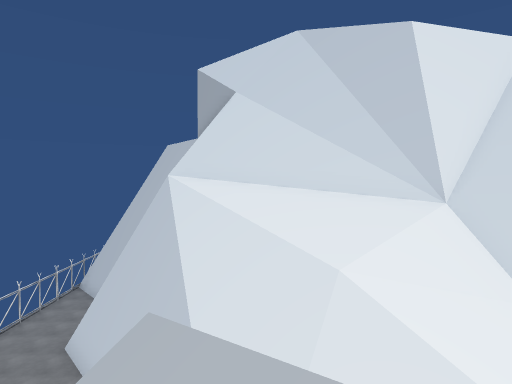
view 1 (above)

18 first-person views from a walk through a scene from a Unity 3-D project. The camera is 1.3 m above the floor, tilts 2° down and sees 75° across. The floor is counted in squares, 2 m on a side. Each view is taken from the middle of a square. On the plan, view 1 faces up. The plan holds only what a view shows up to about 10 squares ahead; the rest is blank. The place goes on beyond the plan.

view 2
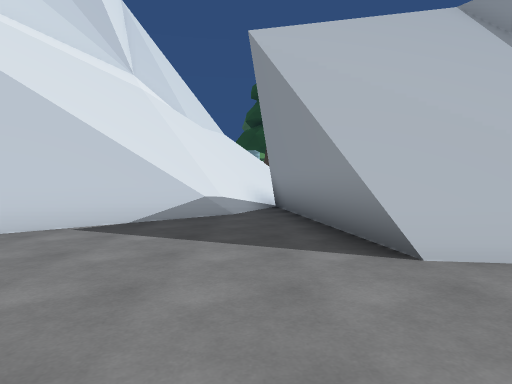

view 3
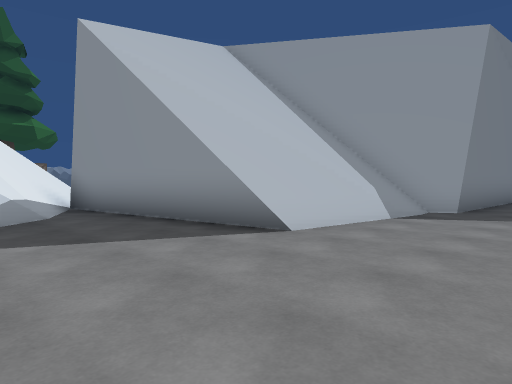

view 4
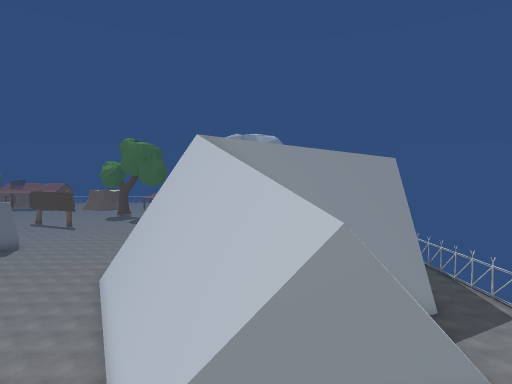

view 5
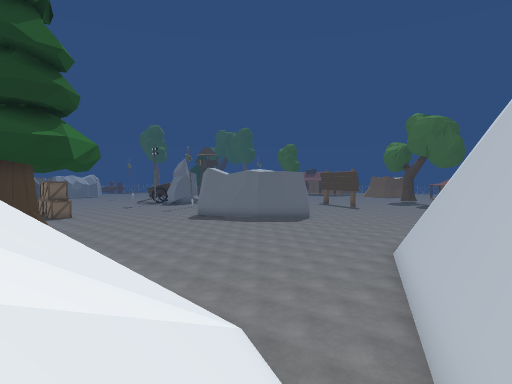

view 6
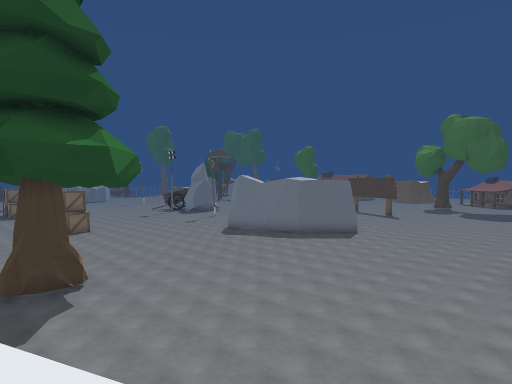

view 7
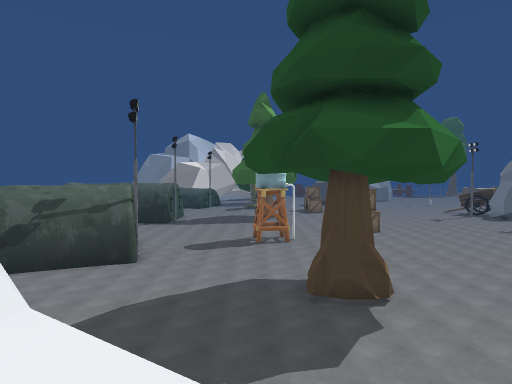

view 8
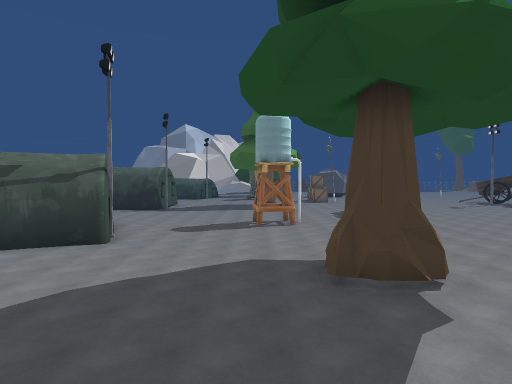

view 9
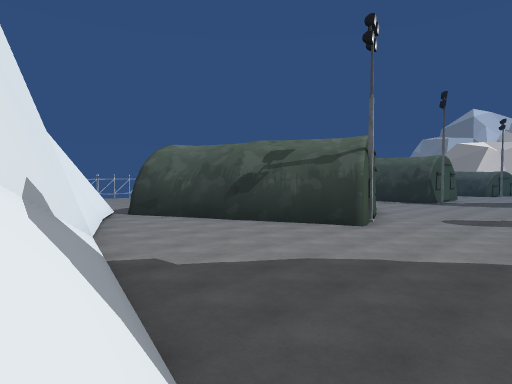

view 10
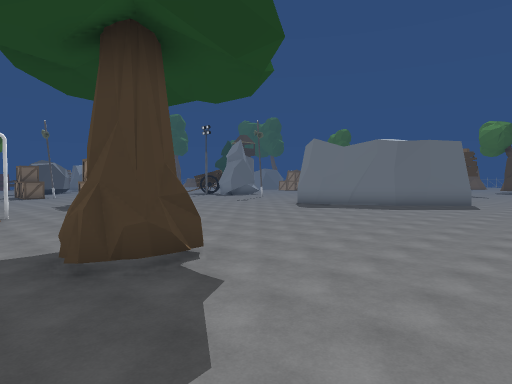

view 11
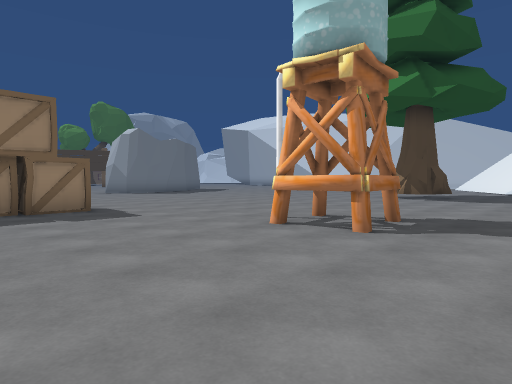

view 12
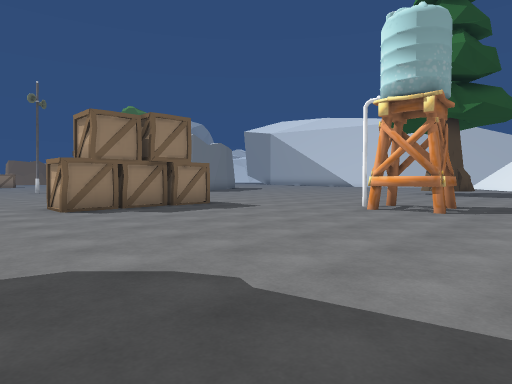

view 13
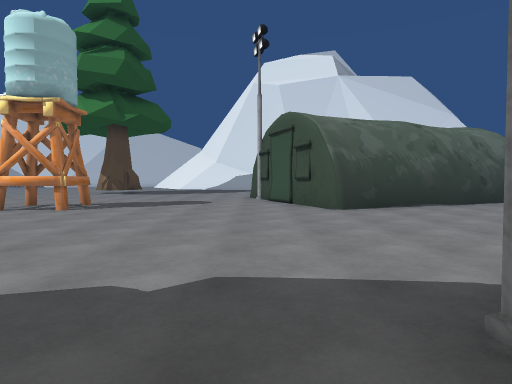

view 14
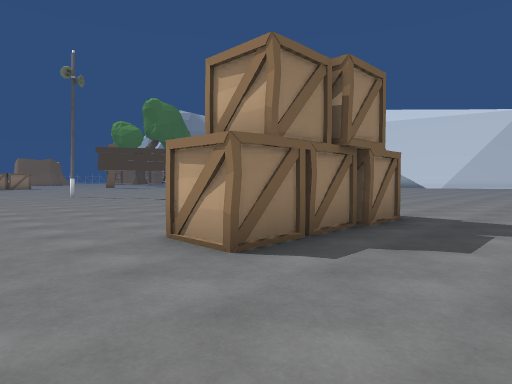

view 15
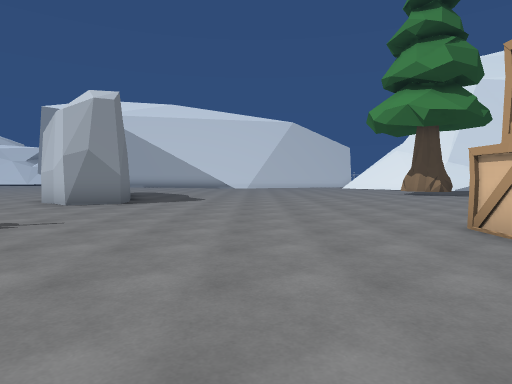

view 16
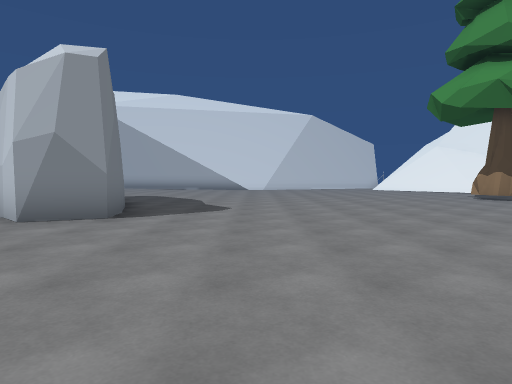

view 17
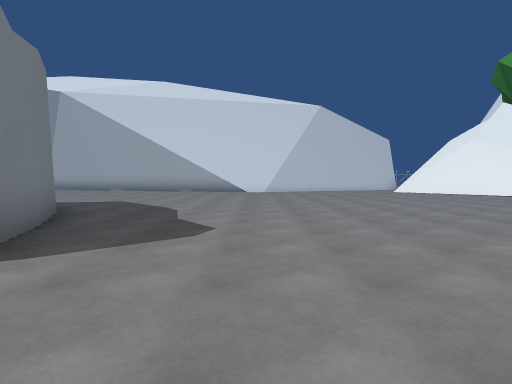

view 18
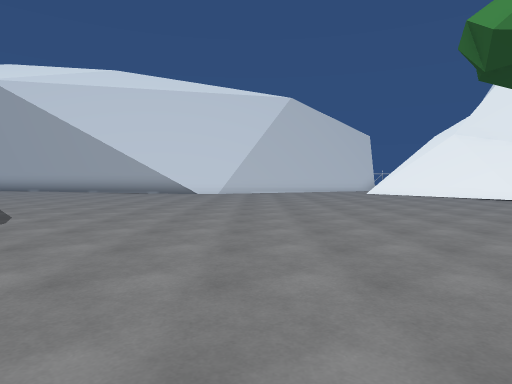

### Floor plan
Key: @ floor where view 1 was taken; # wall or solid block; . main floor; : floor 0.25 m higher than the main floor; - floor 0.25 m lower than the main floor; / step, stairs or slope; = window, fence, low wall or low ledge; v drop or lower ground; B box; O other object.
Columns run from 8 left of view 1 to 29 right of it. Each row starts with its distance up from view 1.
 14                      #.     #-
 13                     ##..#   #---
 12                     #...#   ##---
 11                     #...##   #----
 10 O::  v/##          ##....#  ###-----
  9  ::##v//###        #.....####.------#
  8   ::##v///###      #......#....-------
  7   :::#v/////##    ##...........------
  6     ::#//////#   ###...........-------
  5  :::::/#/////    /#/............------
  4  ::::::///////// //..........##.------
  3  :::::::://////   ....O......##..-----
  2  ::::##/=##////  .....#O.........-----
  1  :::#v//vv#/.//.......O...........----
  0   ::#///@v##......................----
 -1   :://///  #....................B..---
 -2  :://////# ##...................BBBB--
 -3 O::#######  #.......................--
 -4   :#        ##......................-
 -5   :#         #......................-
 -6    #           ......................
 -7    #           .. ...................
 -8                   ...................
 -9                   ........###... ....
-10                   ......####...   ..
-11                   .....    ..

Positions as (right, up) in squares from view 1, and headings:
1: (0, 0), facing up
2: (-7, 3), facing right
3: (-7, 5), facing down-right
4: (0, 7), facing down
5: (2, 4), facing down-right
6: (5, 4), facing down-right
7: (7, 4), facing right
8: (9, 4), facing right
9: (10, 4), facing up-right
10: (10, 4), facing down-right
11: (26, 6), facing down-left
12: (29, 6), facing down-left
13: (29, 8), facing left
14: (29, 1), facing down-left
15: (28, -5), facing left
16: (25, -6), facing left
17: (22, -6), facing left
18: (20, -4), facing left
